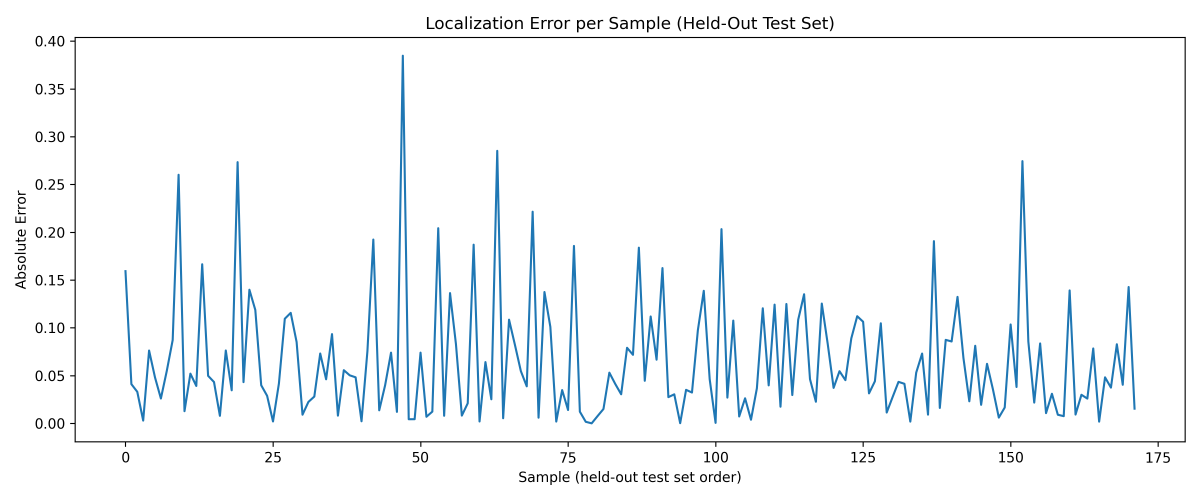
#> input picture sample_error.png, 3600 x 1500 px (shown at 1/3 size)
$ python -i feature_extractor.py   (imports and definitions only)   (older library calls are emulated)
#> lines starting #> are read from the running program, lines starting #| are printed output that depends on the picture; after the words box and inside, x2 and y2 are one past the last pixel; in counts of white or black regions, pixels touching at a corner belong together
import cv2
import numpy as np


class FeatureExtractor:

    def brightness(self, img):
        gray = cv2.cvtColor(img, cv2.COLOR_RGB2GRAY)
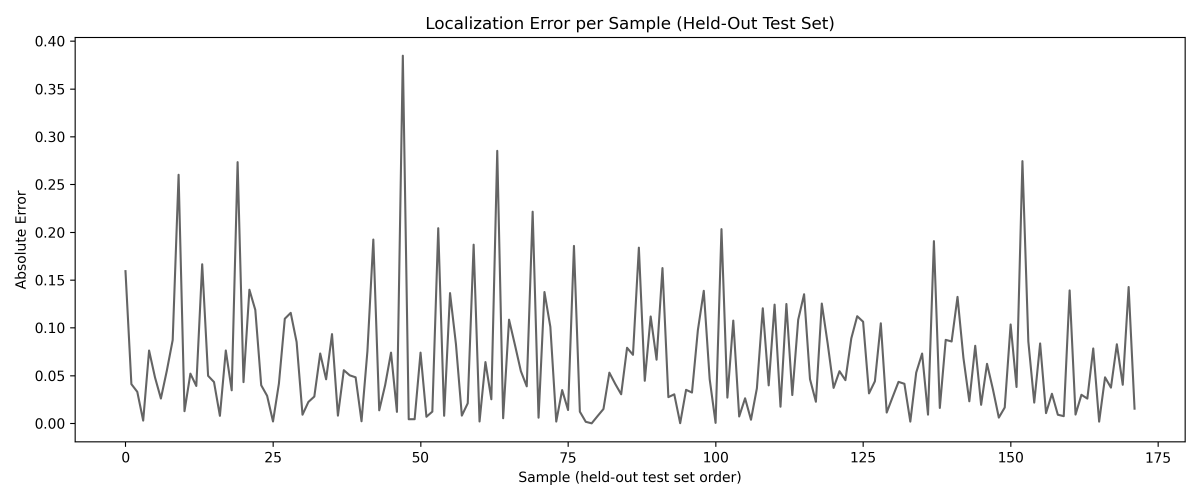
#> gray: shape (1500, 3600) (shown at 1/3 size); min 0, max 255, mean 245.9
        return np.mean(gray)

    def contrast(self, img):
        gray = cv2.cvtColor(img, cv2.COLOR_RGB2GRAY)
        return np.std(gray)

    def blur(self, img):
        gray = cv2.cvtColor(img, cv2.COLOR_RGB2GRAY)
        return cv2.Laplacian(gray, cv2.CV_64F).var()

    def orb_features(self, img):

        gray = cv2.cvtColor(img, cv2.COLOR_RGB2GRAY)

        orb = cv2.ORB_create(nfeatures=5000)

        kp, des = orb.detectAndCompute(gray, None)
#> kp = 5000 keypoints; strongest (x, y, size): (1588, 1439, 44.6), (178, 256, 37.2), (2611, 1361, 44.6), (179, 256, 44.6)

        return len(kp)

    def edge_density(self, img):

        gray = cv2.cvtColor(img, cv2.COLOR_RGB2GRAY)

        edges = cv2.Canny(gray, 100, 200)
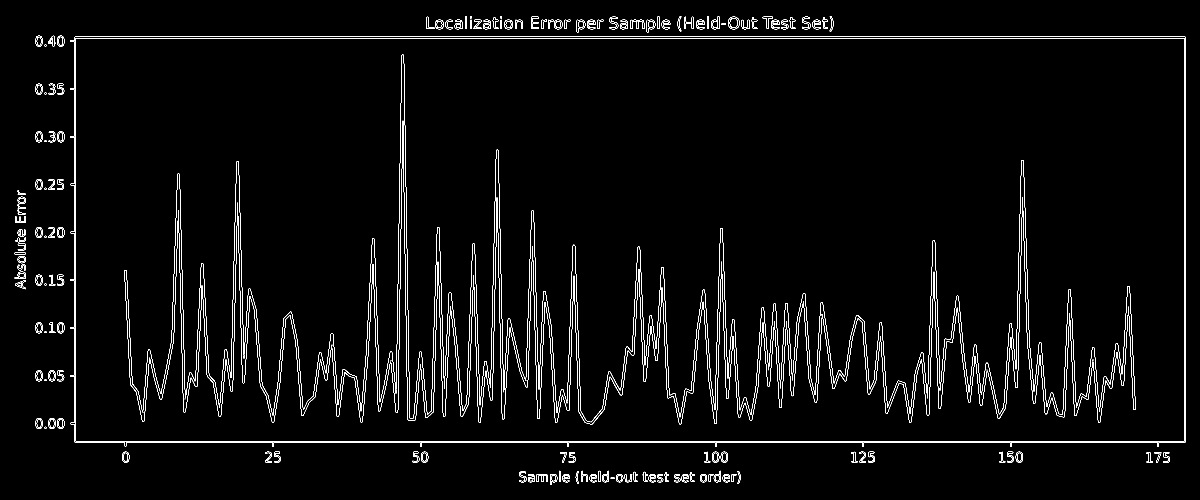
#> edges: shape (1500, 3600) (shown at 1/3 size); 1.9% white in thin lines or dots

        density = np.sum(edges > 0) / edges.size
#> density = 0.0186

        return density

    def extract(self, img):

        return {
            "brightness": self.brightness(img),
            "contrast": self.contrast(img),
            "blur": self.blur(img),
            "orb_features": self.orb_features(img),
            "edge_density": self.edge_density(img)
        }

>>> import cv2
>>> picture = cv2.cvtColor(cv2.imread('sample_error.png'), cv2.COLOR_BGR2RGB)
>>> result = FeatureExtractor().extract(picture)
#> result = {'brightness': 245.9, 'contrast': 38.91, 'blur': 838.5, 'orb_features': 5000, 'edge_density': 0.0186}

$ run again, on actual_vs_predicted.png
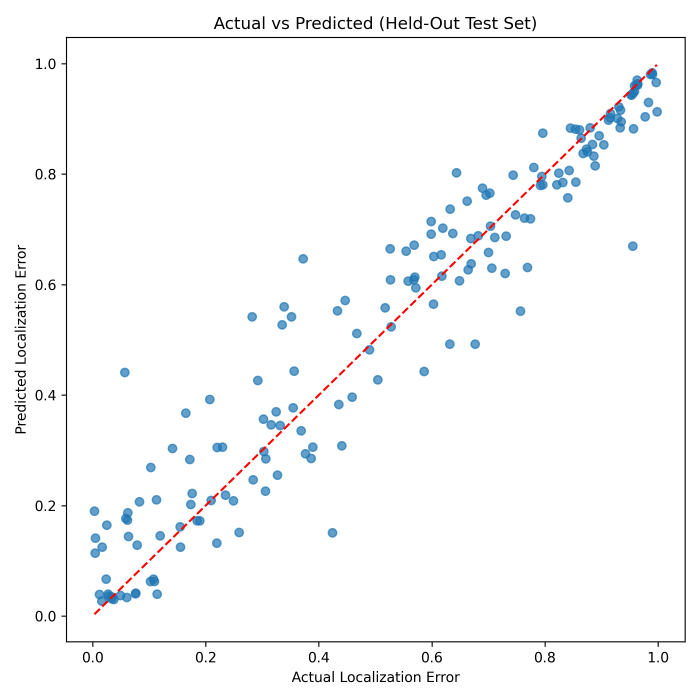
#> input picture actual_vs_predicted.png, 2100 x 2100 px (shown at 1/3 size)
#> in brightness, `gray = cv2.cvtColor(img, cv2.COLOR_RGB2GRAY)`:
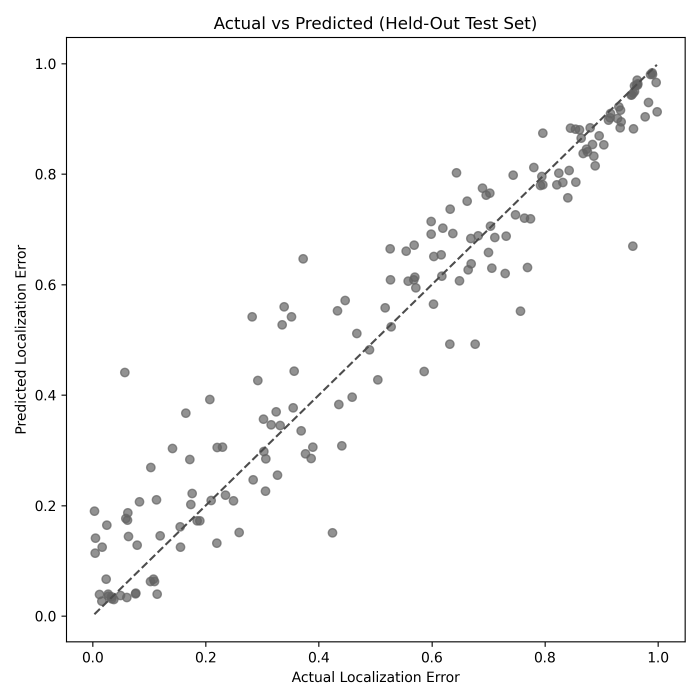
#> gray: shape (2100, 2100) (shown at 1/3 size); min 0, max 255, mean 249
#> kp = 5000 keypoints; strongest (x, y, size): (1096, 2038, 44.6), (975, 2038, 44.6), (69, 946, 44.6), (1166, 2038, 44.6)
#> in edge_density, `edges = cv2.Canny(gray, 100, 200)`:
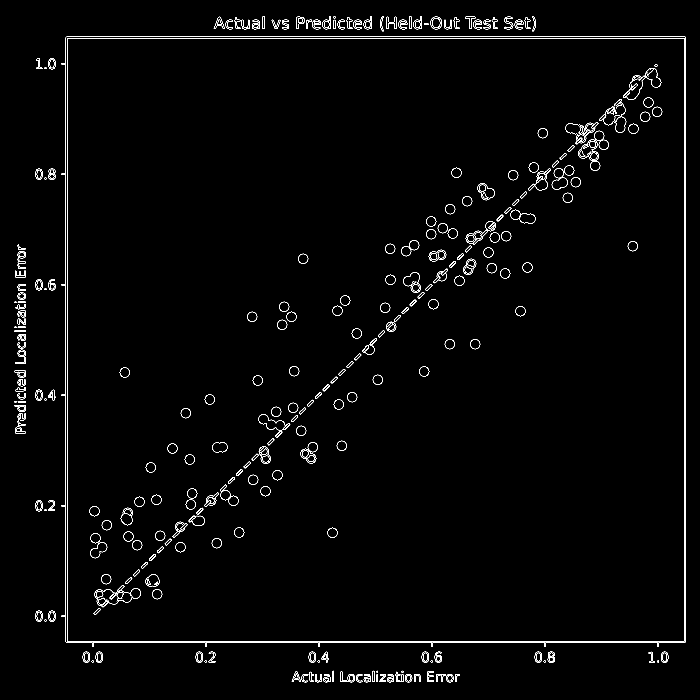
#> edges: shape (2100, 2100) (shown at 1/3 size); 1.1% white in thin lines or dots
#> density = 0.0113
#> result = {'brightness': 249, 'contrast': 32.18, 'blur': 630.1, 'orb_features': 5000, 'edge_density': 0.0113}

$ run again, on error_distribution.png
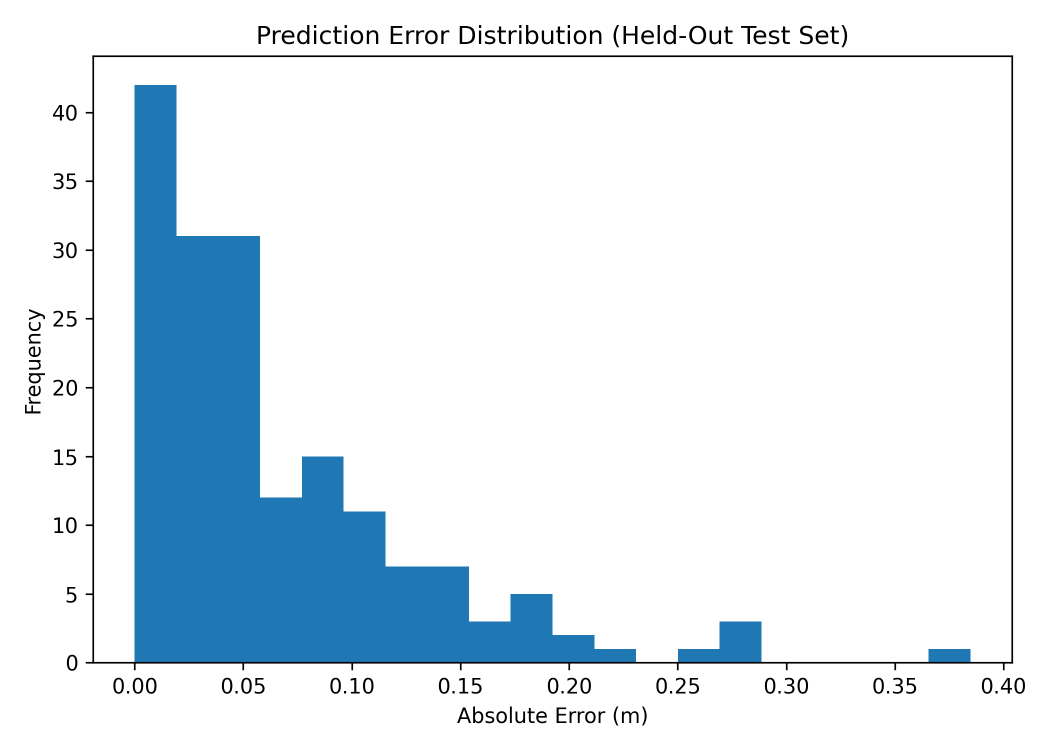
#> input picture error_distribution.png, 2100 x 1500 px (shown at 1/2 size)
#> in brightness, `gray = cv2.cvtColor(img, cv2.COLOR_RGB2GRAY)`:
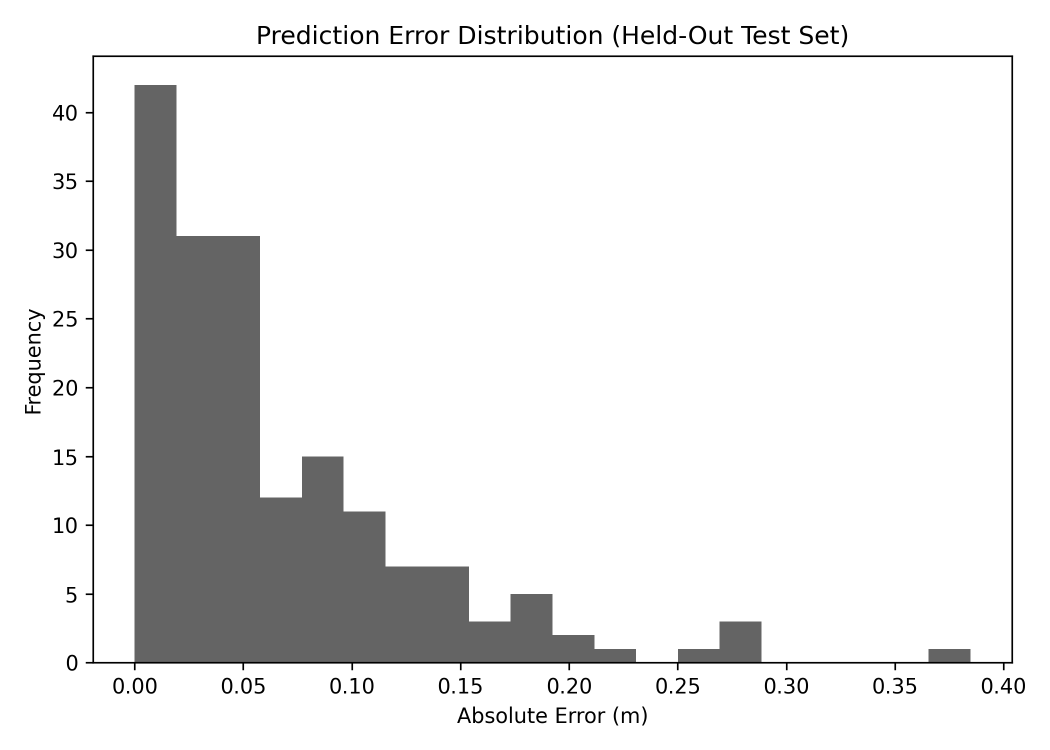
#> gray: shape (1500, 2100) (shown at 1/2 size); min 0, max 255, mean 231.6
#> kp = 5000 keypoints; strongest (x, y, size): (976, 1428, 37.2), (949, 1361, 44.6), (123, 499, 31), (123, 361, 31)
#> in edge_density, `edges = cv2.Canny(gray, 100, 200)`:
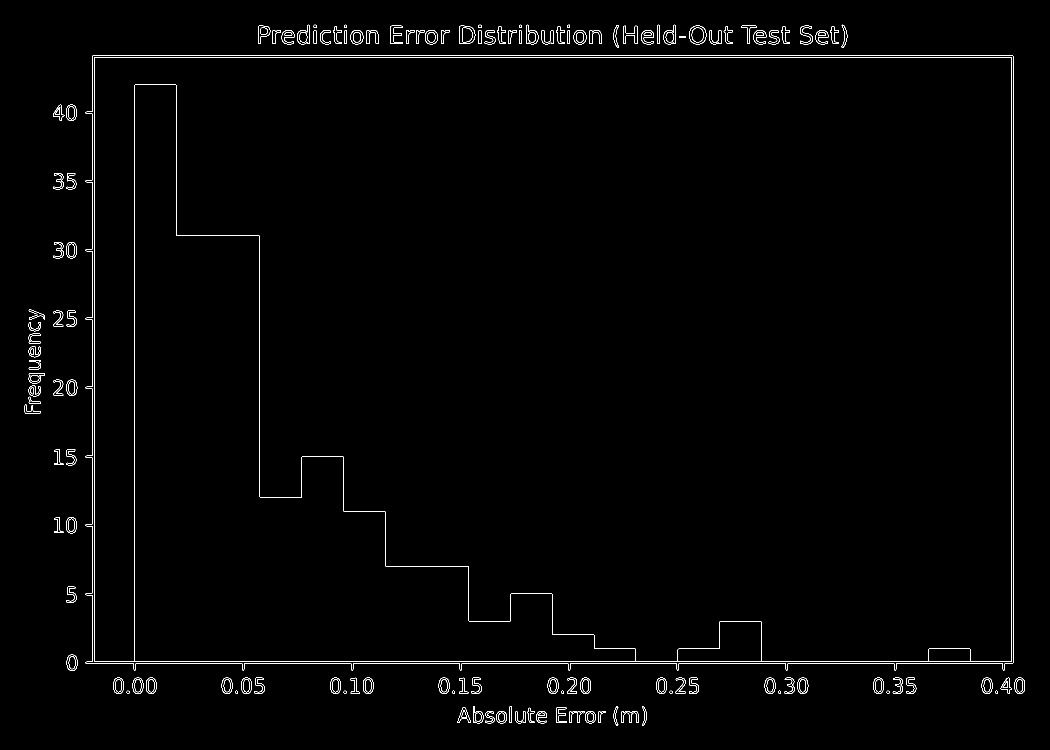
#> edges: shape (1500, 2100) (shown at 1/2 size); 1% white in thin lines or dots, all inside (x1, y1, x2, y2) = (49, 49, 2050, 1451)
#> density = 0.0102
#> result = {'brightness': 231.6, 'contrast': 58.26, 'blur': 752.9, 'orb_features': 5000, 'edge_density': 0.0102}

$ run again, on feature_importance.png
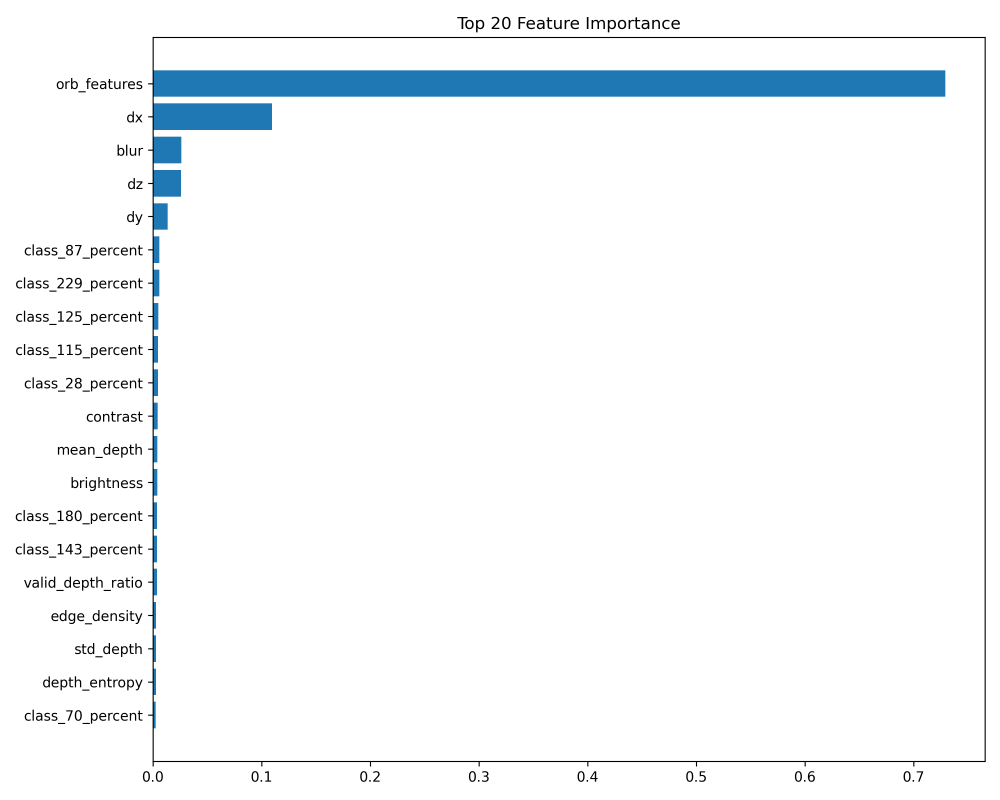
#> input picture feature_importance.png, 3000 x 2400 px (shown at 1/3 size)
#> in brightness, `gray = cv2.cvtColor(img, cv2.COLOR_RGB2GRAY)`:
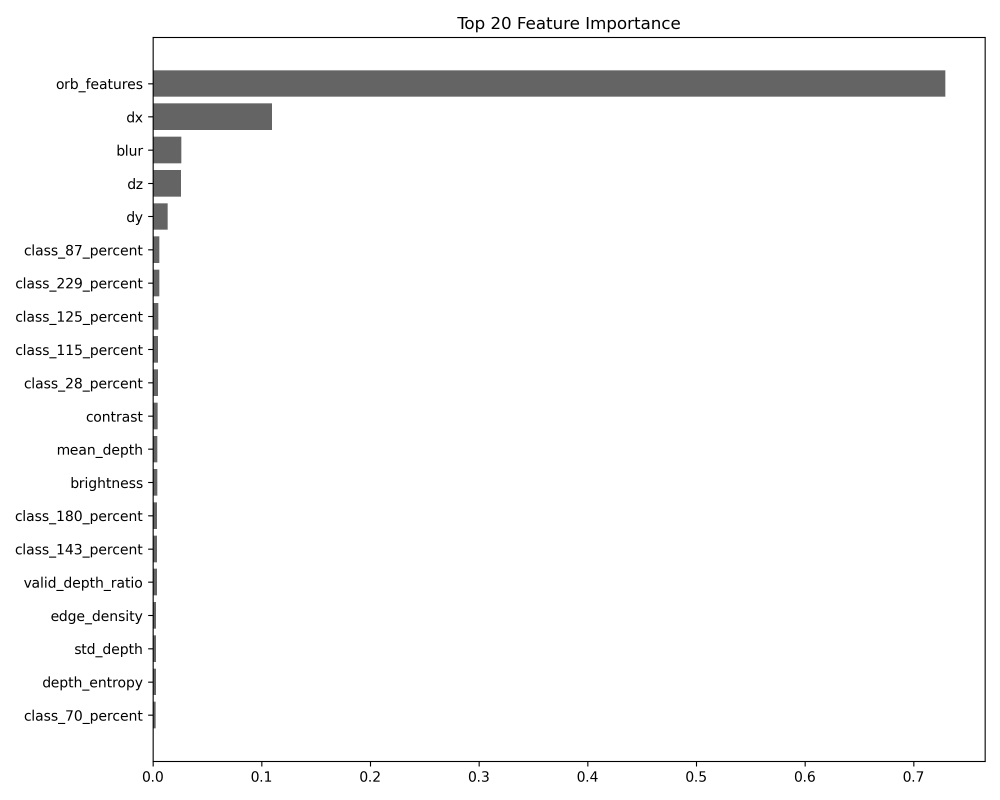
#> gray: shape (2400, 3000) (shown at 1/3 size); min 0, max 255, mean 246.6
#> kp = 5000 keypoints; strongest (x, y, size): (112, 1158, 44.6), (414, 250, 37.2), (112, 759, 44.6), (112, 847, 37.2)
#> in edge_density, `edges = cv2.Canny(gray, 100, 200)`:
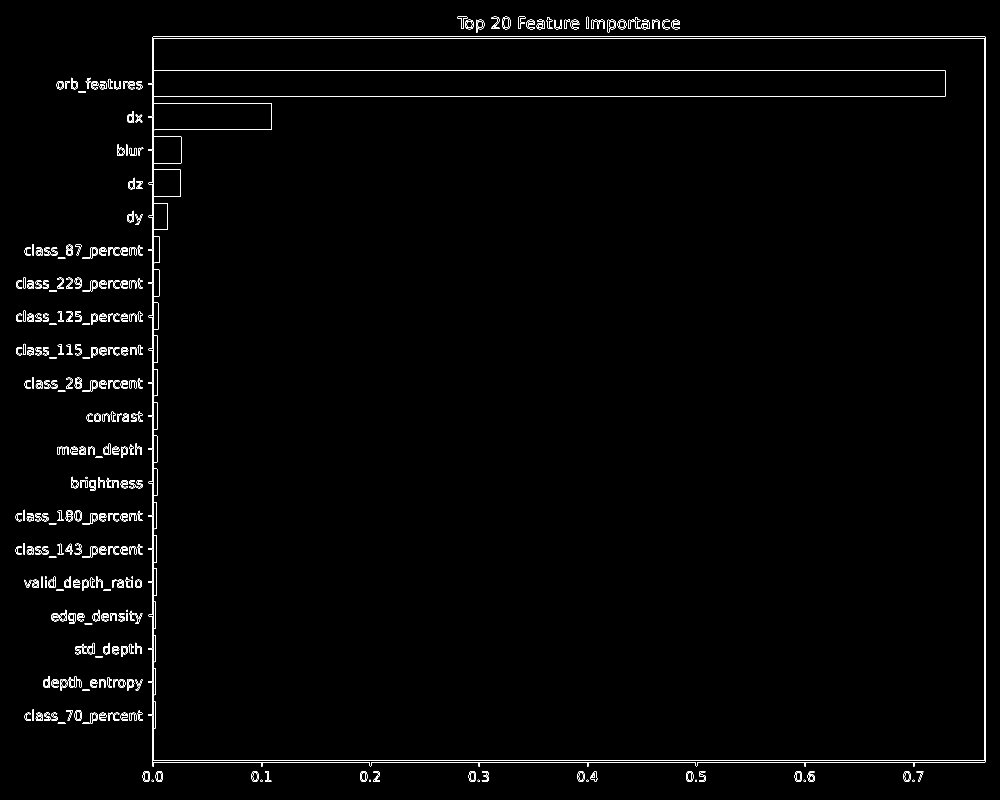
#> edges: shape (2400, 3000) (shown at 1/3 size); 0.83% white in thin lines or dots
#> density = 0.00834
#> result = {'brightness': 246.6, 'contrast': 38.49, 'blur': 629.8, 'orb_features': 5000, 'edge_density': 0.00834}
